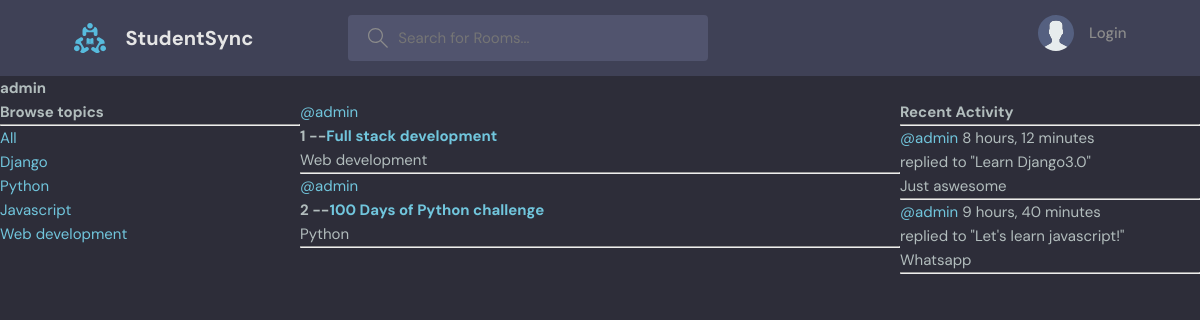
Page /profile/1/ on the committed database.
### base/models.py (models this page shows, shortened)
class Topic(models.Model):
    name=models.CharField(max_length=200)
    def __str__(self):
        return self.name

class Room(models.Model):
    host= models.ForeignKey(User,on_delete=models.SET_NULL,null=True)
    topic= models.ForeignKey(Topic,on_delete=models.SET_NULL,null=True)
    name=models.CharField(max_length=200)
    description=models.TextField(null=True,blank=True)
    participants=models.ManyToManyField(User,related_name='participants',blank=True)
    updated=models.DateTimeField(auto_now=True)
    created=models.DateTimeField(auto_now_add=True)
    class Meta:
        ordering=['-updated','-created']
    def __str__(self):
        return self.name

class Message(models.Model):
    user=models.ForeignKey(User,on_delete=models.CASCADE)
    room=models.ForeignKey(Room,on_delete=models.CASCADE)
    body=models.TextField()
    updated=models.DateTimeField(auto_now=True)
    created=models.DateTimeField(auto_now_add=True)
    class Meta:
        ordering=['-updated','-created']

### base/views.py (the view)
# urls.py: path('profile/<str:pk>/',views.userProfile,name="profile"),
def userProfile(request,pk):
    user=User.objects.get(id=pk)
    rooms=user.room_set.all()
    room_messages=user.message_set.all()
    topics=Topic.objects.all()
    context={'user':user,'rooms':rooms,'room_messages':room_messages,'topics':topics}
    return render(request,'base/profile.html',context)

### base/templates/base/profile.html (shortened to what this page needs)
{% extends 'main.html' %} {% block content %}
<h1>{{user.username}}</h1>
<div class="profile-container">
    <div>
        {% include 'base/topics_component.html' %}
    </div>
    <div>
        {% include 'base/feed_component.html' %}
    </div>
    <div>
        {% include 'base/activity_component.html' %}
    </div>
</div>
{% endblock content %}

### base/templates/base/topics_component.html
<h3>Browse topics</h3>
    <hr />
    <div>
      <a href="{% url 'home' %}">All</a>
    </div>
    {% for topic in topics %}
    <div>
      <a href="{% url 'home' %}?q={{topic.name}}">{{topic.name}}</a>
    </div>
    {% endfor %}

### base/templates/base/feed_component.html (shortened to what this page needs)
    <div>
      {% for room in rooms %}
      <div>
        <a href="{% url 'profile' room.host.id %}">@{{room.host.username}}</a>
        <h5>
          {{forloop.counter}} --<a href="{% url 'room' room.id %}">
            {{room.name}}</a
          >
        </h5>
        <small>{{room.topic}}</small>
        <hr />
      </div>
      {% endfor %}
    </div>

### base/templates/base/activity_component.html (shortened to what this page needs)
    <h3>Recent Activity</h3>
    <hr>
    {% for message in room_messages %}
      <div>
        <small><a href="{% url 'profile' message.user.id %}">@{{message.user}}</a> {{message.created|timesince}}</small>
        <br>
        <small>replied to "{{message.room}}"</small>
        <p>{{message.body}}</p>
        <hr>
      </div>
    {% endfor %}

### static/styles/style.css (style rules this page uses)
:root { --color-main: #71c6dd; --color-main-light: #e1f6fb; --color-dark: #3f4156; --color-dark-medium: #51546e; --color-dark-light: #696d97; --color-light: #e5e5e5; --color-gray: #8b8b8b; --color-light-gray: #b2bdbd; --color-bg: #2d2d39; --color-success: #5dd693; --color-error: #fc4b0b; }
* { font-family: "DM Sans", -apple-system, BlinkMacSystemFont, "Segoe UI", Roboto, Oxygen, Ubuntu, Cantarell, "Open Sans", "Helvetica Neue", sans-serif; margin: 0; padding: 0; box-sizing: border-box; text-rendering: optimizeLegibility; font-size: inherit; }
html { font-size: 56.25%; }
@media only screen and (min-width: 1200px) { html { font-size: 62.5%; } }
body { line-height: 1.6; font-weight: 400; font-size: 1.5rem; color: var(--color-light-gray); background-color: var(--color-bg); min-height: 100vh; }
a { display: inline-block; color: var(--color-main); text-decoration: none; }

### base/templates/base/profile.html (style rules this page uses)
.profile-container { display: grid; grid-template-columns: 1fr 2fr 1fr; }

### rows in the picture
Topic: name "Django"
Topic: name "Python"
Topic: name "Javascript"
Topic: name "Web development"
Room: host.username "admin", name "Full stack development", topic "Web development"
Room: host.username "admin", name "100 Days of Python challenge", topic "Python"
Message: user "admin", created "8 hours, 12 minutes", room "Learn Django3.0", body "Just aswesome"
Message: user "admin", created "9 hours, 40 minutes", room "Let's learn javascript!", body "Whatsapp"

### other values in the picture
{{ user.username }} "admin"
